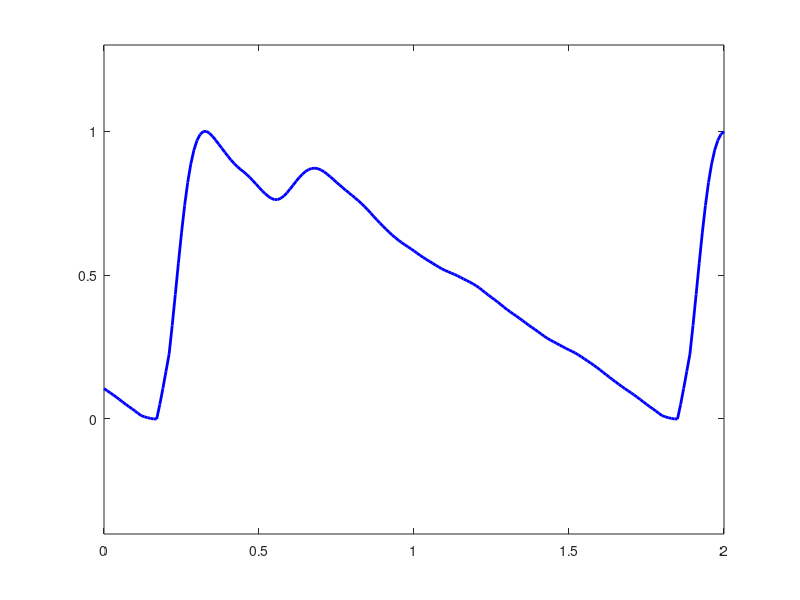

Reproduce this figure in MATLAB. (Note: this script raises an error after producing the figure.)
function ppg_pulse_wave_diagram
% Creates the PPG pulse wave diagrams at:
% https://commons.wikimedia.org/wiki/File:Photoplethysmogram_(PPG)_pulse_wave.svg
%
% Author: Peter H Charlton, 30 April 2021

% setup
up = setup_up;

%% Make PPG pulse wave diagram
if up.settings.make_ppg_pulse_wave_fig_log
    make_ppg_pulse_wave_fig(up)
end

%% Make PPG pulse wave decomposition diagram
if up.settings.make_ppg_pulse_wave_decomposition_fig_log
    make_ppg_pulse_wave_decomposition_fig(up)
end
    
close all

end

function save_plot(plot_handle, filename, up)

save_path = [up.paths.folders.plot, filename];
print(plot_handle, save_path, '-depsc')
print(plot_handle, save_path, '-dpng')
print(plot_handle, '-dsvg', save_path)
fid = fopen([save_path, '.txt'], 'w');
fprintf(fid, ['Created using ' mfilename, ', ', date]);
fclose(fid);

end

function up = setup_up

close all

% - path to save plot
[filepath,~,~] = fileparts(mfilename('fullpath'));
up.paths.folders.plot = [filepath, filesep];
% - plot settings
up.settings.ftsize = 14;
% - choose figure to make
up.settings.make_ppg_pulse_wave_fig_log = 1;
up.settings.make_ppg_pulse_wave_decomposition_fig_log = 1;
% - specify pulse wave params
up.settings.offset1 = 16;
up.settings.offset2 = 15;

% - eliminating high freqs
up.filtering.elim_high_freqs.Fpass = 9;  % in HZ
up.filtering.elim_high_freqs.Fstop = 7;  % in HZ
up.filtering.elim_high_freqs.Dpass = 0.05;
up.filtering.elim_high_freqs.Dstop = 0.01;

end

function ppg_data = load_beat_data(beat_no, up)

ppg_data.fs = 100;

if beat_no == 1
    % - data are from the single pulse wave recording at: https://doi.org/10.5281/zenodo.3268500
    ppg_data.v = [-1488;-1450.8;-1339;-1138.4;-857.30;-523.60;-174.50;156.90;450.20;697.90;899.20;1053.6;1160;1219.6;1239.6;1232.8;1212.3;1186;1154.7;1116;1070;1021.8;978.90;945.80;921.10;899;874.20;846.50;820.60;801.60;789.40;777.80;757.30;722.30;674.70;623.90;581.40;555.40;547.80;555.60;574.40;601;633.90;672;713.70;756.10;796.10;830.90;858;876;884;882.50;873.20;858;838.40;815.10;788.40;759.50;730.60;704.20;681.70;662.90;646;628.60;609.30;587.40;563;536.40;507.70;477.10;445.30;413.20;382.20;353.40;327.30;304.10;282.80;262.20;241;218.70;196.70;177.10;161.70;150.10;139.10;124.30;102.90;76;48.600;26.900;14;7.9000;2.8000;-6.9000;-23.100;-42.500;-59.900;-71.600;-78.400;-84.700;-94.900;-110.40;-129.10;-147.50;-163.90;-180;-199.30;-223.90;-252.40;-279.80;-301.10;-315;-325.60;-339.50;-361.30;-389.80;-418.90;-441.70;-456.20;-465.80;-477.10;-494.20;-516.70;-541;-564.50;-586.50;-607.70;-627;-641.40;-649.10;-652.10;-656.80;-669.40;-691.10;-716.70;-738.50;-751.90;-758.80;-765.30;-777.80;-798.20;-824.50;-852.30;-877.70;-899.20;-916.90;-932.30;-947.50;-964.80;-985.50;-1009.3;-1034.4;-1057.7;-1076.8;-1090.8;-1101.2;-1111.6;-1126.7;-1150.2;-1181.5;-1215.1;-1242.7;-1258.5;-1264.4;-1269.8;-1284.5;-1308.2;-1324.1];
elseif beat_no == 2
    % - data are from the 1-hour recording at: https://doi.org/10.5281/zenodo.3268500  (obtained from: data.ppg_ir(94924:95066))
    ppg_data.v = [-1458.4;-1427.6;-1340.4;-1175.1;-926.80;-613.60;-270.60;64;362.20;611.60;812.30;969.10;1086.4;1168;1219;1247.4;1261.5;1266.8;1264.6;1253.2;1231.6;1201.3;1166.1;1130.3;1097;1067.6;1041.9;1018.1;992.50;960.30;917.50;863.20;801.70;740.60;687.70;647.80;620.50;603.20;593.60;592.50;602.60;626.20;661.70;703.90;745.60;781.80;810.80;833.70;851.70;864.80;871.50;870.20;860.30;842.60;818.60;789.70;757.50;723.90;690.70;658.80;628;597.10;565.70;534.20;503.30;472.90;441.60;407.50;370.40;332.30;296.60;265.50;238.20;211.30;181.20;146.40;108.50;71;37.400;9.6000;-13.200;-33.500;-54.600;-78.800;-106;-133.50;-156.80;-173.20;-183.30;-191.30;-203;-221.60;-246.20;-273;-298.50;-322;-345.80;-372.20;-401.40;-430.60;-456.20;-476.40;-492.50;-507.70;-524.80;-544.90;-567.60;-591.80;-617.20;-643.40;-670;-696.50;-723.20;-751;-780.30;-810.20;-837.70;-859.90;-876.80;-892.20;-911.30;-937.10;-967.70;-997.50;-1021.9;-1040.7;-1058.5;-1080.5;-1108.2;-1138.2;-1165.2;-1186.4;-1204.2;-1224.3;-1251.3;-1284.9;-1319.5;-1347.9;-1366.5;-1378.1;-1390.3;-1408.2;-1426.5];
%     ppg_data.v = repmat(ppg_data.v, [3,1]);
%     % - filter pulse wave
%     filt_characteristics = up.filtering.elim_high_freqs;
%     s = elim_vhfs3(ppg_data, filt_characteristics);
%     ppg_data.v = s.v( (length(s.v)/3)+1 : (2*length(s.v)/3) );
end

ppg_data.v = movmean(ppg_data.v,9);
temp = linspace(ppg_data.v(1), ppg_data.v(end), length(ppg_data.v));
ppg_data.v = ppg_data.v - temp(:);
ppg_data.v = (ppg_data.v-min(ppg_data.v))/range(ppg_data.v);

% - add parts of pulse wave either side if necessary
if beat_no == 1
ppg_data.v = [ppg_data.v(end-up.settings.offset1:end); ppg_data.v; ppg_data.v(1:1+up.settings.offset2)];
end

% - calculate time vector
ppg_data.t = [0:length(ppg_data.v)-1]/ppg_data.fs;

end

function make_ppg_pulse_wave_fig(up)
% Load data for a single PPG beat
beat_no = 1;
ppg_data = load_beat_data(beat_no, up);

% Plot
paper_size = [5.00, 3.30]; n = 100;
figure('Position', [100, 100, paper_size(1)*n, paper_size(2)*n])
plot(ppg_data.t, ppg_data.v, 'LineWidth', 2, 'Color', [0,0,1]),
xlim([min(ppg_data.t), max(ppg_data.t)])
ylim([-0.4, 1.3])

% annotate
pos = [0.14,0.71,0.07,0];
const_dist = 0.015;
pos2 = pos; pos2(2) = pos2(2)-const_dist;
annotation('textbox','Position', pos2, 'String', {'Systolic', 'upslope'}, 'HorizontalAlignment', 'center', 'LineStyle', 'none', 'FontSize', up.settings.ftsize-3)
pos3 = [0.36,0.85,0.07,0];
annotation('textbox','Position', pos3, 'String', 'Diastolic peak', 'HorizontalAlignment', 'center', 'LineStyle', 'none', 'FontSize', up.settings.ftsize)
pos4 = [0.22,0.92,0.07,0];
annotation('textbox','Position', pos4, 'String', 'Systolic peak', 'HorizontalAlignment', 'center', 'LineStyle', 'none', 'FontSize', up.settings.ftsize)
pos5 = [0.31,0.64,0.07,0];
annotation('textbox','Position', pos5, 'String', 'Dicrotic notch', 'HorizontalAlignment', 'center', 'LineStyle', 'none', 'FontSize', up.settings.ftsize)
pos6 = [0.60,0.61,0.22,0];
annotation('textbox','Position', pos6, 'String', {'Diastolic', 'decay'}, 'HorizontalAlignment', 'center', 'LineStyle', 'none', 'FontSize', up.settings.ftsize)
pos8 = [0.20,0.27,0.06,0];
pos9 = pos8; pos9(2) = pos9(2)-const_dist;
annotation('doublearrow','Position', pos8, 'LineStyle', '--')
annotation('textbox','Position', pos9, 'String', {'Anacrotic', 'Phase'}, 'HorizontalAlignment', 'center', 'LineStyle', 'none', 'FontSize', up.settings.ftsize)
pos10 = [0.26,0.27,0.59,0];
pos11 = pos10; pos11(1) = pos11(1)+0.01; pos11(2) = pos11(2)-const_dist;
annotation('doublearrow','Position', pos10, 'LineStyle', '--')
annotation('textbox','Position', pos11, 'String', {'Catacrotic', 'Phase'}, 'HorizontalAlignment', 'center', 'LineStyle', 'none', 'FontSize', up.settings.ftsize)
pos12 = [0.215,0.45,0.46,0];
pos13 = pos12; pos13(2) = pos13(2)-const_dist;
annotation('doublearrow','Position', pos12, 'LineStyle', '--')
annotation('textbox','Position', pos13, 'String', 'Width', 'HorizontalAlignment', 'center', 'LineStyle', 'none', 'FontSize', up.settings.ftsize)

% extras
set(gca, 'YTick', [], 'FontSize', up.settings.ftsize)
ylab = ylabel('PPG (unitless)', 'FontSize', up.settings.ftsize);
xlabel('Time (s)')
%set(ylab, 'Units', 'Normalized', 'Position', [-0.09, 0.5, 0]);
box off

% save picture
set(gcf,'color','w');
filename = 'ppg_pulse_wave';
save_plot(gcf, filename, up)

end

function make_ppg_pulse_wave_decomposition_fig(up)

% Load data for a single PPG beat
beat_no = 2;
s = load_beat_data(beat_no, up);

% Perform decomposition
[pulse1,rem] = decompose_pw(s, up);
[pulse2,rem] = decompose_pw(rem, up);
[pulse3,rem] = decompose_pw(rem, up);

% Adjust pulse3 to make a diagram with only two pulses
% - adjust timing
[~, max_sig_el] = max(s.v-pulse1.v);
[~, max_pulse_el] = max(pulse3.v);
offset = max_pulse_el - max_sig_el;
if offset > 0
    pulse3.v = [pulse3.v(offset+1:end); zeros(offset,1)];
end

for pulse_no = [1,3]
    eval(['curr_data = pulse' num2str(pulse_no) ';']);
    
    % - adjust amplitude
    curr_data.v(curr_data.v>s.v) = s.v(curr_data.v>s.v);

    % - remove negative portions
    [~, max_el] = max(curr_data.v);
    start_el = find(curr_data.v(1:max_el) < 0, 1, 'last');
    end_el = max_el-1 + find(curr_data.v(max_el:end) < 0, 1);
    curr_data.v(1:start_el) = 0;
    curr_data.v(end_el:end) = 0;
    
    % - add time
    curr_data.t = s.t;
    
    % - add peak
    [~, curr_data.pk] = max(curr_data.v);
    
    % - store
    eval(['pulse' num2str(pulse_no) ' = curr_data;']);
    
end

% Plot
paper_size = [5.00, 3.30]; n = 100;
figure('Position', [100, 100, paper_size(1)*n, paper_size(2)*n])

% - plot pulses
for pulse_no = [1,3]
    eval(['curr_data = pulse' num2str(pulse_no) ';']);
    rel_els = find(curr_data.v>0);
    rel_els = [rel_els(1)-1; rel_els; rel_els(end)+1];
    %plot(curr_data.t(rel_els), curr_data.v(rel_els), 'k', 'LineWidth', 2);
    fill(curr_data.t(rel_els), curr_data.v(rel_els), ((pulse_no+3)/8)*ones(1,3), 'LineStyle', 'none')
    hold on
end
% - plot pulse wave
plot(s.t, s.v, 'b', 'LineWidth', 2), hold on

for pulse_no = [1,3]
    eval(['curr_data = pulse' num2str(pulse_no) ';']);
    
    % - Plot centre lines
    plot(curr_data.t(curr_data.pk)*ones(2,1), [0,curr_data.v(curr_data.pk)], '--k', 'LineWidth', 1)
    
    % - Plot peaks
    plot(curr_data.t(curr_data.pk), curr_data.v(curr_data.pk), 'or', 'LineWidth', 2, 'MarkerFaceColor', 'r', 'MarkerEdgeColor', 'none', 'MarkerSize', 8)
    
end

xlabel('Time (s)', 'FontSize', up.settings.ftsize+2)
ylab = ylabel('PPG', 'FontSize', up.settings.ftsize+2, 'Rotation', 0);
set(ylab,'Units','normalized', 'position',get(ylab,'position') - [0.01 0 0]);
set(gca, 'FontSize', up.settings.ftsize-2, 'YTick', [])
set(gca, 'Layer', 'top')
box off
xlim([min(s.t), max(s.t)])
ylim([0, 1.3])

% annotate
% - crest time
pos = [0.13,0.86,0.1,0];
annotation('doublearrow','Position', pos, 'LineStyle', '-')
const_dist = 0.06;
pos(2) = pos(2)+const_dist;
pos(3) = pos(3)+0.04;
annotation('textbox','Position', pos, 'String', 'Rise time', 'HorizontalAlignment', 'left', 'LineStyle', 'none', 'FontSize', up.settings.ftsize-3)
% - time delay
pos = [0.24,0.86,0.16,0];
annotation('doublearrow','Position', pos, 'LineStyle', '-')
const_dist = 0.06;
pos(2) = pos(2)+const_dist;
pos(3) = pos(3)+0.04;
annotation('textbox','Position', pos, 'String', '   Time delay', 'HorizontalAlignment', 'left', 'LineStyle', 'none', 'FontSize', up.settings.ftsize-3)
% - reflected wave magnitude
pos = [0.42,0.12,0,0.52];
annotation('doublearrow','Position', pos, 'LineStyle', '-')
pos(4) = pos(4)*2/3;
pos(1) = pos(1);
annotation('textbox','Position', pos, 'String', {'Reflected', 'wave', 'magnitude'}, 'HorizontalAlignment', 'left', 'LineStyle', 'none', 'FontSize', up.settings.ftsize-3)
% - incident wave
pos = [0.18,0.17,0.09,0.1];
annotation('textbox','Position', pos, 'String', {'Incident', 'wave'}, 'HorizontalAlignment', 'center', 'FontSize', up.settings.ftsize-3, 'BackgroundColor', 'w', 'EdgeColor', 'w')
% - reflected wave
pos = [0.36,0.17,0.095,0.1];
annotation('textbox','Position', pos, 'String', {'Reflected', 'wave'}, 'HorizontalAlignment', 'center', 'FontSize', up.settings.ftsize-3, 'BackgroundColor', 'w', 'EdgeColor', 'w')
% - systolic peak
pos = [0.19,0.75,0.09,0.1];
annotation('textbox','Position', pos, 'String', 'Systolic peak', 'HorizontalAlignment', 'center', 'LineStyle', 'none', 'FontSize', up.settings.ftsize-3)
% - diastolic peak
pos = [0.36,0.66,0.09,0.1];
annotation('textbox','Position', pos, 'String', 'Diastolic peak', 'HorizontalAlignment', 'center', 'LineStyle', 'none', 'FontSize', up.settings.ftsize-3)
% - diastolic decay
pos6 = [0.60,0.44,0.22,0];
annotation('textbox','Position', pos6, 'String', {'Diastolic', 'decay'}, 'HorizontalAlignment', 'center', 'LineStyle', 'none', 'FontSize', up.settings.ftsize-3)

% save picture
set(gcf,'color','w');
filename = 'ppg_pulse_wave_composition';
save_plot(gcf, filename, up)

end

function [pulse,rem_lpf] = decompose_pw(s, up)

% - filter pulse wave
filt_characteristics = up.filtering.elim_high_freqs;
s = elim_vhfs3(s, filt_characteristics);
% - Identify first peak
pk = find(s.v(1:end-1)>s.v(2:end) & s.v(1:end-1)>0.5*max(s.v),1);
% - Create first symmetric pulse
pulse.v = [s.v(1:pk); flipud(s.v(1:pk))];
pulse.v = [pulse.v; zeros(length(s.v)-length(pulse.v),1)];
pulse.fs = s.fs;
% - Calculate remainder
rem.v = s.v - pulse.v;
rem.fs = s.fs;
% - filter remainder
rem_lpf = elim_vhfs3(rem, filt_characteristics);
% - set initial portion of remainder to zero
[~, temp] = max(rem_lpf.v);
start_el = 1+find(rem_lpf.v(1:temp)<=0, 1, 'last');
rem_lpf.v(1:start_el-1) = 0;
rem_lpf.fs = s.fs;

end

function s_filt = elim_vhfs3(s, filt_characteristics)
%% Filter signal to remove VHFs
% Adapted from RRest

s_filt.fs = s.fs;

%% Eliminate nans
s.v(isnan(s.v)) = mean(s.v(~isnan(s.v)));

%% Check to see if sampling freq is at least twice the freq of interest
if (filt_characteristics.Fpass/(s.fs/2)) >= 1
    % then the fs is too low to perform this filtering
    s_filt.v = s.v;
    return
end

%% Create filter
% parameters for the low-pass filter to be used
AMfilter = create_lpf(filt_characteristics, s);

%% Re-make filter if it requires too many samples for this signal
% check to see if it requires too many samples
req_sig_length = 3*(length(AMfilter.numerator)-1);
no_attempts = 0;
while no_attempts<4 && length(s.v)<=req_sig_length
    % change Fpass (i.e. the high frequency end of the filter band)
    filt_characteristics.Fpass = filt_characteristics.Fpass+0.75*(filt_characteristics.Fpass-filt_characteristics.Fstop);
    % re-make filter
    AMfilter = create_lpf(filt_characteristics, s);
    % update criterion
    req_sig_length = 3*(length(AMfilter.numerator)-1);
    % increment number of attempts
    no_attempts = no_attempts+1;
end
if length(s.v)<=req_sig_length
    fprintf('\n - Couldn''t perform high frequency filtering')
end

%% Check frequency response
% Gives a -3 dB cutoff at cutoff_freq Hz, using:
% freqz(AMfilter.Numerator)
% norm_cutoff_freq = INSERT_HERE;    % insert freq here from plot
% cutoff_freq = norm_cutoff_freq*(s.fs/2);

%% Remove VHFs
if length(s.v)>req_sig_length
    s_filt.v = filtfilt(AMfilter.numerator, 1, s.v);
else
    s_filt.v = s.v;
end

end

function AMfilter = create_lpf(filt_characteristics, s)

[N,Wn,BETA,TYPE] = kaiserord([filt_characteristics.Fstop filt_characteristics.Fpass]/(s.fs/2), [1 0], [filt_characteristics.Dstop filt_characteristics.Dpass]);
b  = fir1(N, Wn, TYPE, kaiser(N+1, BETA), 'scale');
AMfilter = dfilt.dffir(b);

end
